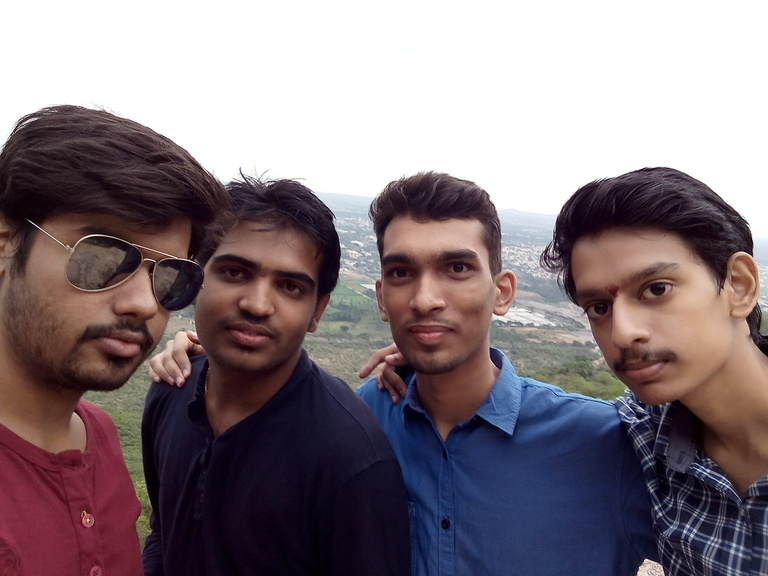
#> input picture images/face.jpg, 768 x 576 px, given in place of the camera
$ python vidcolordetect.py
#> lines starting #> are read from the running program, lines starting #| are printed output that depends on the picture; after the words box and inside, x2 and y2 are one past the last pixel; in counts of white or black regions, pixels touching at a corner belong together
import cv2
import numpy as np

cap = cv2.VideoCapture(0)

while(1):
    _, frame = cap.read()
#> frame is the input picture: shape (576, 768, 3); mean B, G, R 126.2, 120.3, 133.1
    hsv = cv2.cvtColor(frame, cv2.COLOR_BGR2HSV)
#> hsv: shape (576, 768, 3); mean H, S, V 67.6, 84.8, 141.3

    lower_red = np.array([0,100,100])
    upper_red = np.array([10,255,255])

    mask = cv2.inRange(hsv, lower_red, upper_red)
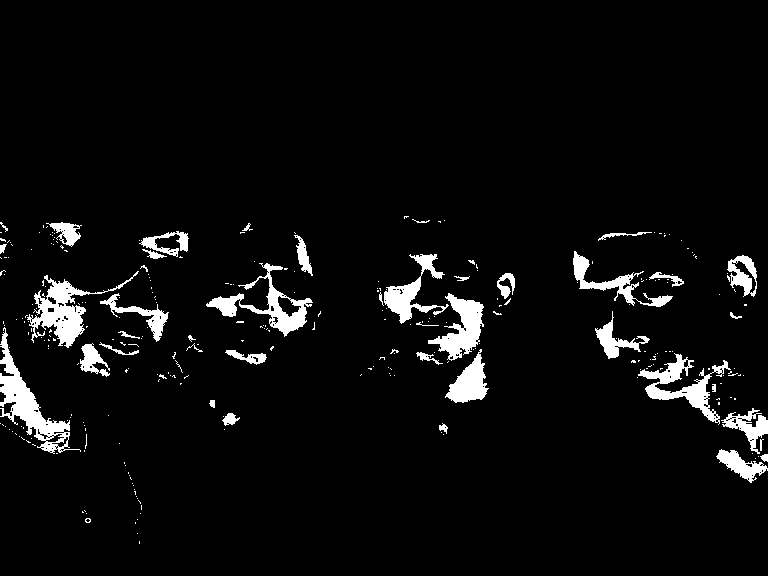
#> mask: shape (576, 768); 4.9% white; 294 white regions (252 under 20 px), largest, box (x1, y1, x2, y2) and area: (0, 327, 81, 454) 2487, (27, 271, 139, 348) 2190, (206, 263, 313, 337) 1835
    res = cv2.bitwise_and(frame,frame, mask= mask)
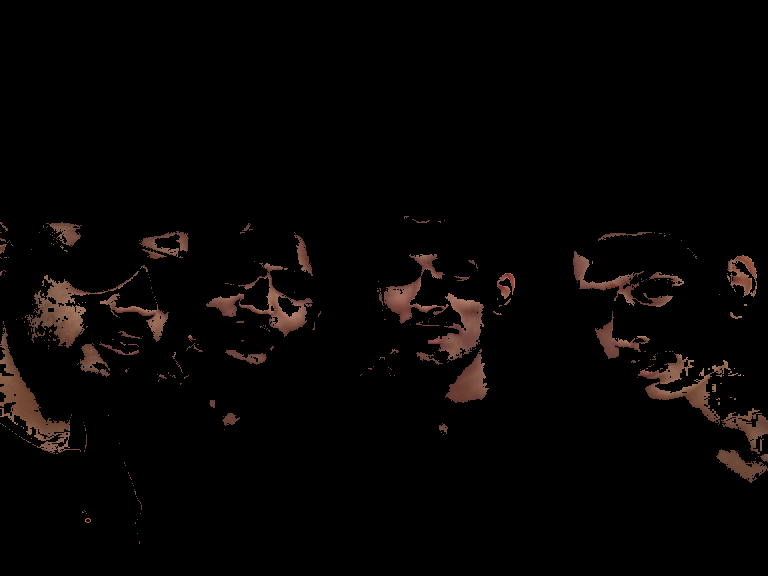
#> res: shape (576, 768, 3); mean B, G, R 3.4, 4, 6.1

    cv2.imshow('frame',frame)
    # cv2.imshow('mask',mask)
    cv2.imshow('res',res)

    k = cv2.waitKey(5) & 0xFF	#esc
#> (key Esc is pressed here)
    if k == 27:
        break

cv2.destroyAllWindows()
cap.release()

$ run again, on images/obama-phone.jpg
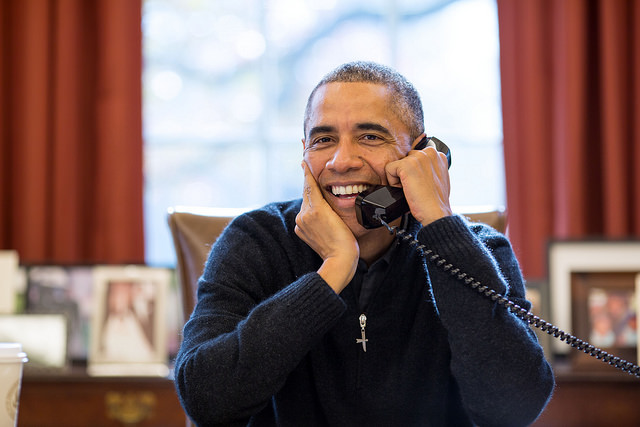
#> input picture images/obama-phone.jpg, 640 x 427 px, given in place of the camera
#> frame is the input picture: shape (427, 640, 3); mean B, G, R 101.9, 105, 130.1
#> hsv: shape (427, 640, 3); mean H, S, V 62, 100.2, 138
#> `mask = cv2.inRange(hsv, lower_red, upper_red)`:
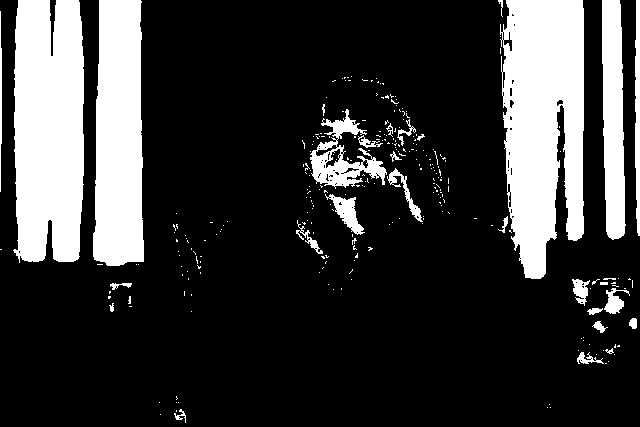
#> mask: shape (427, 640); 21.6% white; 276 white regions (246 under 20 px), largest, box (x1, y1, x2, y2) and area: (500, 0, 584, 279) 18318, (13, 0, 84, 263) 17017, (93, 0, 144, 266) 11947
#> `res = cv2.bitwise_and(frame,frame, mask= mask)`:
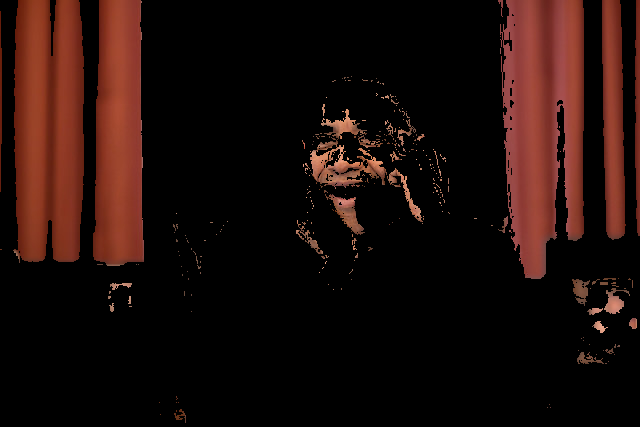
#> res: shape (427, 640, 3); mean B, G, R 9.9, 13.3, 30.2
